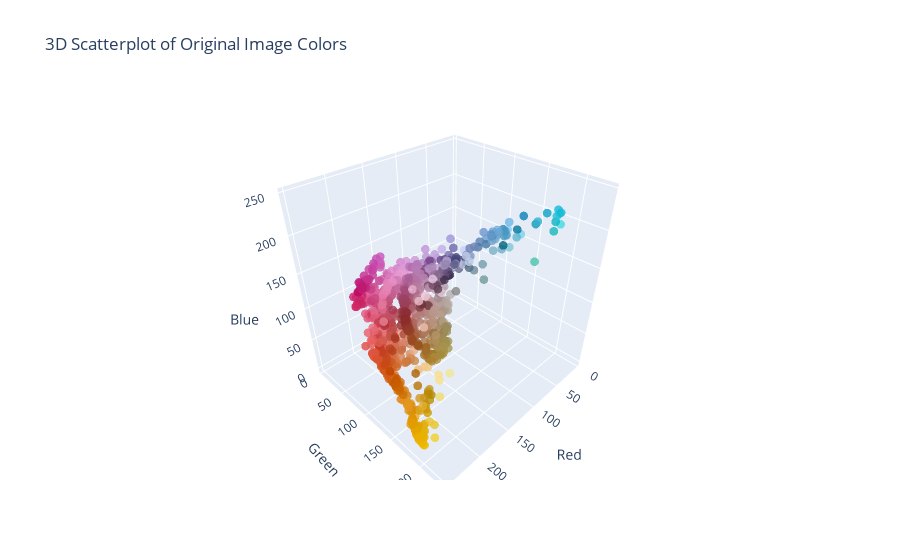

This figure's notebook cell:
### Code cell
import plotly.graph_objects as go
import pandas as pd

def plot_3d_scatter(df, title):
    # Create a 3D scatter plot for the given dataframe
    fig = go.Figure()

    # Add scatter plot for the RGB data
    fig.add_trace(go.Scatter3d(
        x=df['r'],
        y=df['g'],
        z=df['b'],
        mode='markers',
        marker=dict(
            size=3,
            color=['rgb({}, {}, {})'.format(r, g, b) for r, g, b in zip(df['r'], df['g'], df['b'])],
            opacity=0.8
        )
    ))

    # Update layout
    fig.update_layout(
        scene=dict(
            xaxis_title='Red',
            yaxis_title='Green',
            zaxis_title='Blue',
        ),
        title=title
    )

    fig.show()

# Example usage:
# Plot the original image sample (before)
plot_3d_scatter(img_tab_sample, title="3D Scatterplot of Original Image Colors")

# Plot the compressed image sample (after)
# plot_3d_scatter(img_tab_sample_compressed, title="3D Scatterplot of Compressed Image Colors")

### Figure 1 — Plotly figure (JSON) as saved in the notebook; plotly's stock layout.template omitted (floating-point values rounded to 4 significant figures; data arrays with more than 128 entries replaced by an {"elided": "..."} marker saying what was removed)
{"data": [{"marker": {"color": {"elided": "1000 str values"}, "opacity": 0.8, "size": 3}, "mode": "markers", "type": "scatter3d", "x": {"elided": "1000 int values"}, "y": {"elided": "1000 int values"}, "z": {"elided": "1000 int values"}}], "layout": {"scene": {"xaxis": {"title": {"text": "Red"}}, "yaxis": {"title": {"text": "Green"}}, "zaxis": {"title": {"text": "Blue"}}}, "title": {"text": "3D Scatterplot of Original Image Colors"}}}
